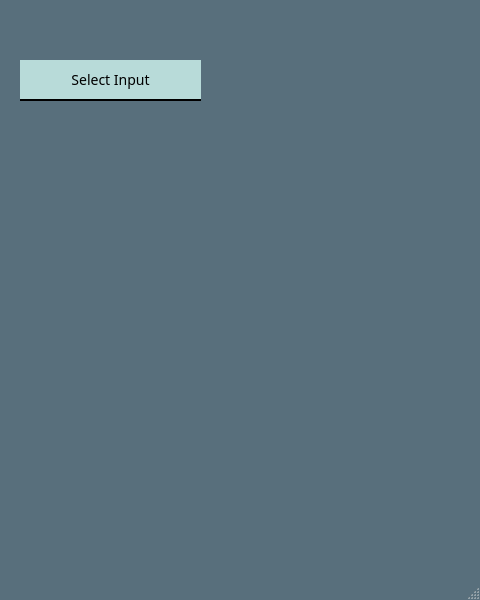
<?xml version="1.0" encoding="UTF-8"?>
<ui version="4.0">
 <class>MainWindow</class>
 <widget class="QMainWindow" name="MainWindow">
  <property name="geometry">
   <rect>
    <x>0</x>
    <y>0</y>
    <width>480</width>
    <height>600</height>
   </rect>
  </property>
  <property name="minimumSize">
   <size>
    <width>480</width>
    <height>600</height>
   </size>
  </property>
  <property name="maximumSize">
   <size>
    <width>480</width>
    <height>600</height>
   </size>
  </property>
  <property name="windowTitle">
   <string>MainWindow</string>
  </property>
  <property name="styleSheet">
   <string notr="true">QMainWindow{
	background-color: rgb(88, 111, 124);
}</string>
  </property>
  <widget class="QWidget" name="centralwidget">
   <widget class="QPushButton" name="pushButton">
    <property name="geometry">
     <rect>
      <x>20</x>
      <y>60</y>
      <width>181</width>
      <height>41</height>
     </rect>
    </property>
    <property name="autoFillBackground">
     <bool>false</bool>
    </property>
    <property name="styleSheet">
     <string notr="true">QPushButton{
	background-color: rgb(184, 219, 217);
	border: none;
	color: black;
	font: 14px bold;
	border-bottom: 2px solid black;
}
QPushButton:hover {
	border: none;
	color: rgb(82, 61, 73);
}
QPushButton:pressed {
	background-color: rgb(147, 153, 175)
}</string>
    </property>
    <property name="text">
     <string>Select Input</string>
    </property>
   </widget>
  </widget>
  <widget class="QStatusBar" name="statusbar"/>
 </widget>
 <resources>
  <include location="button.qrc"/>
 </resources>
 <connections/>
</ui>
